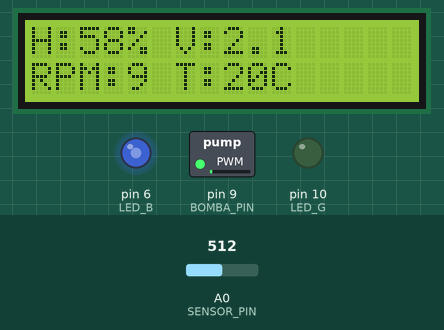
The sketch below on a simulated Arduino Uno, built with avr-gcc and run on an emulated ATmega328P. Parts: 16×2 character LCD, switched loads named in the sketch (green lamp = pin HIGH), output pins drawn as LEDs (lit = HIGH). Inputs (shaded band) come from the test bench; at power-on: A0 (SENSOR_PIN) = 512. What the sketch prints to the serial monitor is not drawn.

Above: at 2.2 s.
2.3 s: A0 (SENSOR_PIN) set to 716
At 3.8 s:
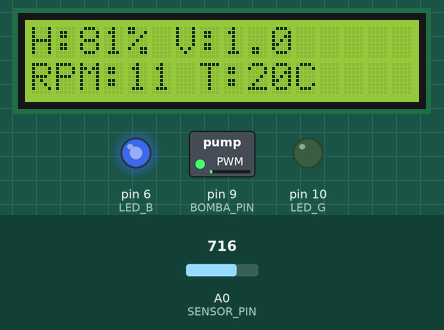
6.4 s: A0 (SENSOR_PIN) set to 886
At 10.2 s:
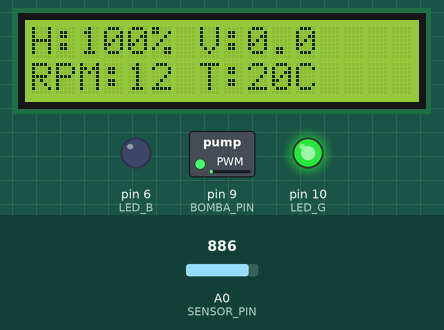
10.5 s: A0 (SENSOR_PIN) set to 306
At 11.9 s:
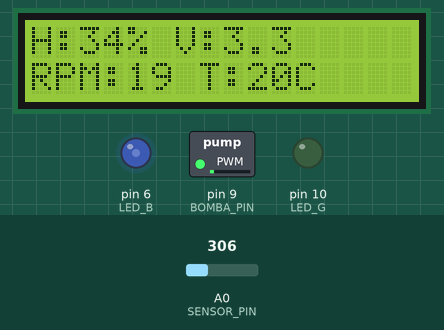
14.6 s: A0 (SENSOR_PIN) set to 190
At 15.5 s:
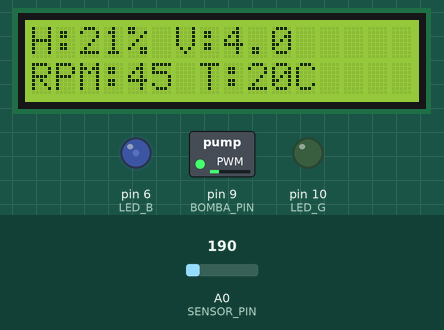
18.7 s: A0 (SENSOR_PIN) set to 0
At 19.7 s:
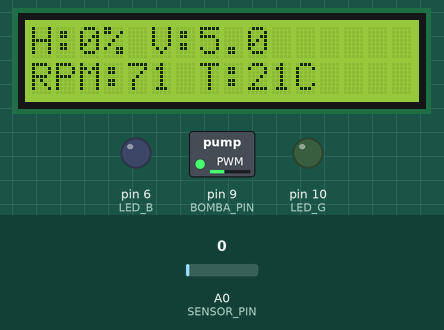
22.8 s: A0 (SENSOR_PIN) set to 110
At 23.8 s:
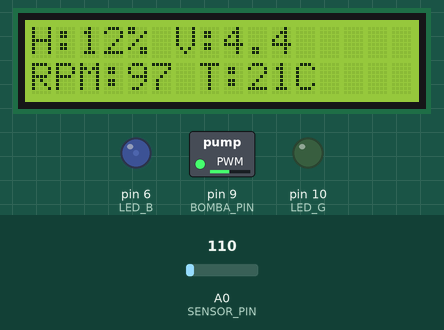
Timing chart, 0 to 51.9 s (numbered marks = the images above; inputs shaded):
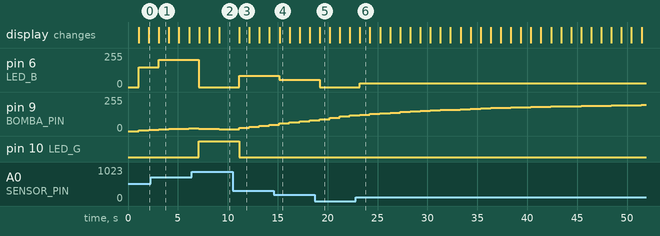

The sketch:

tinkercode.ino
```cpp
#include <LiquidCrystal.h>

LiquidCrystal lcd(12, 11, 5, 4, 3, 2);

const int SENSOR_PIN = A0;
const int BOMBA_PIN  = 9;
const int LED_G      = 10;
const int LED_B      = 6;

const int HUMEDAD_MIN = 0;
const int HUMEDAD_MAX = 876;

const float alpha = 0.5;    // Fricción
const float beta  = 18.66;   // Ganancia
const float k1    = 0.05;   // Generación calor
const float k2    = 0.03;   // Refrigeración agua
const float gamma = 0.05;   // Disipación aire
const float dt    = 0.13;   // 130ms

//variables de estado
float x_rpm = 0.0;
float x_temp = 20.0;

// limites físicos de la bomba
const float RPM_MAX = 200.0;
const float TEMP_AMB = 20.0;
const float TEMP_CRITICA = 80.0; // En esta temperatura corta
const float TEMP_REINICIO = 60.0; // con esta temperatura vuelve a arrancar
const long TIEMPO_ESPERA = 3000;

// variables de control del modo emergencia
bool en_enfriamiento = false;
unsigned long tiempo_inicio_corte = 0;

int humedad = 0;
float u = 0.0;

void setup() {
  lcd.begin(16, 2);
  Serial.begin(9600);

  pinMode(BOMBA_PIN, OUTPUT);
  pinMode(LED_G, OUTPUT);
  pinMode(LED_B, OUTPUT);

  lcd.print("Sistema Riego");
  lcd.setCursor(0, 1);
  lcd.print("Iniciando");
  delay(1000);
  lcd.clear();
}

void loop() {
  // 1. leer humedad
  humedad = leerHumedad();

  // 2. control sobre la humedad
  u = calcularControl(humedad);

  // 3. modelo matemático
  actualizarEstados(u);

  // 4. interfaz
  aplicarActuador(x_rpm);
  actualizarInterfaz(humedad, x_rpm, x_temp);

  delay(1000);
}

//procedimientos

int leerHumedad() {
  int lectura = analogRead(SENSOR_PIN);
  lectura = constrain(lectura, HUMEDAD_MIN, HUMEDAD_MAX);
  return map(lectura, HUMEDAD_MIN, HUMEDAD_MAX, 0, 100);
}

float calcularControl(int hum) {
  if (en_enfriamiento) {
    return 0.0;
  }

  // Control Normal
  float volt = 5.0 * (1.0 - (float)hum / 100.0);
  return constrain(volt, 0.0, 5.0);
}

void actualizarEstados(float u_in) {

  // caso 1 entramos al modo emergencia
  if (!en_enfriamiento && x_temp >= TEMP_CRITICA) {
    en_enfriamiento = true;           // se activa la bandera
    tiempo_inicio_corte = millis();   // se inicia un cronometro
  }

  // caso 2 modo de enfriamiento
  if (en_enfriamiento) {
    x_rpm = 0; // apagamos el motor a la fuerza

    // física de enfriamiento
    float dx2 = -gamma * (x_temp - TEMP_AMB);
    x_temp += dx2 * dt;
    if (x_temp < TEMP_AMB) x_temp = TEMP_AMB;

    // Deben cumplirse las dos condiciones para salir
    // 1. Que hayan pasado 3 segundos del corte
    // 2. Que la temperatura haya bajado a 60
    if (millis() - tiempo_inicio_corte > TIEMPO_ESPERA && x_temp < TEMP_REINICIO) {
      en_enfriamiento = false;
    }

    return;
  }

  //caso 3 funcionamiento normal
  float dx1 = -alpha * x_rpm + beta * u_in;
  float dx2 = (k1 - k2) * x_rpm - gamma * (x_temp - TEMP_AMB);

  x_rpm  += dx1 * dt;
  x_temp += dx2 * dt;

  x_rpm = constrain(x_rpm, 0.0, RPM_MAX);
  if (x_temp < TEMP_AMB) x_temp = TEMP_AMB;
}

void aplicarActuador(float rpm) {
  int pwm = map((long)rpm, 0, (long)RPM_MAX, 0, 255);
  analogWrite(BOMBA_PIN, pwm);
}

void actualizarInterfaz(int hum, float rpm, float temp) {
    if (hum >= 100) {
      analogWrite(LED_G, 255); analogWrite(LED_B, 0);
    } else {
      int azul = map(hum, 0, 100, 0, 255);
      analogWrite(LED_G, 0); analogWrite(LED_B, azul);
    }

  // LCD
  lcd.clear();
  if (en_enfriamiento) {
    lcd.print("!ENFRIANDO! ");

    lcd.setCursor(0, 1);
    lcd.print("Espere... ");
    lcd.print((int)temp);
    lcd.print("C");
  } else {

    lcd.setCursor(0, 0);
    lcd.print("H:"); lcd.print(hum); lcd.print("% V:"); lcd.print(u, 1);
    lcd.setCursor(0, 1);
    lcd.print("RPM:"); lcd.print((int)rpm);
    lcd.print(" T:"); lcd.print((int)temp); lcd.print("C");
  }

Serial.print("Hum: ");
Serial.print(hum);
Serial.print("% | u: ");
Serial.print(u, 2);
Serial.print("V | RPM: ");
Serial.print((int)x_rpm);
Serial.print(" | Temp: ");
Serial.print((int)x_temp);
Serial.println("C");
}
```

Measured:
- after the input at 2.3 s, pin 6 (LED_B): 147/255 → 206/255 after 0.78 s
- after the input at 6.4 s, pin 6 (LED_B): 206/255 → 0/255 after 0.71 s; pin 10 (LED_G): LOW → HIGH after 0.71 s
- after the input at 10.5 s, pin 6 (LED_B): 0/255 → 86/255 after 0.64 s; pin 10 (LED_G): HIGH → LOW after 0.64 s
- after the input at 14.6 s, pin 6 (LED_B): 86/255 → 53/255 after 0.57 s
- after the input at 18.7 s, pin 6 (LED_B): 53/255 → 0/255 after 0.50 s
- after the input at 22.8 s, pin 6 (LED_B): 0/255 → 30/255 after 0.43 s
- what the display in image 1 shows lasts 1.0 s, from 3.1 s to 4.1 s
